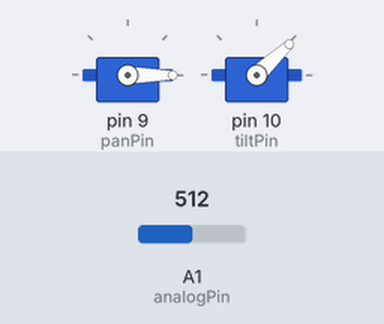
Recording of a sketch running on a simulated Arduino Uno, built with avr-gcc and run on an emulated ATmega328P. Parts: 2 × servo. Inputs (shaded band) come from the test bench; at power-on: A1 (analogPin) = 512. What the sketch prints to the serial monitor is not drawn.

Above: at 1.06 s.
1.3 s: A1 (analogPin) set to 11
At 2.43 s:
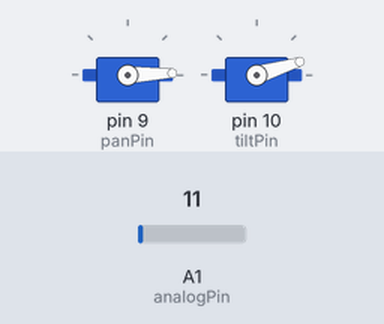
4.3 s: A1 (analogPin) set to 8
At 6.16 s:
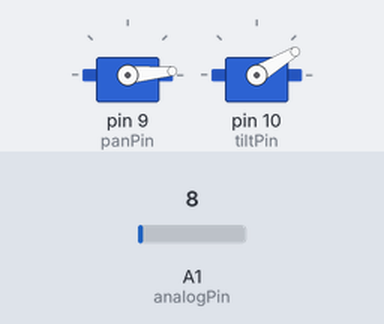
7.3 s: A1 (analogPin) set to 122
At 23.87 s:
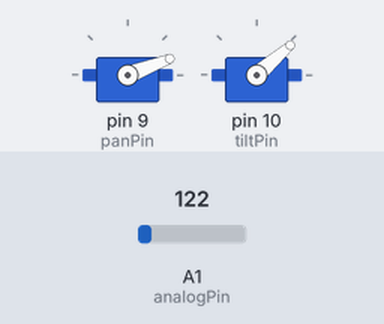
Timing chart, 0 to 24.4 s (numbered marks = the images above; inputs shaded):
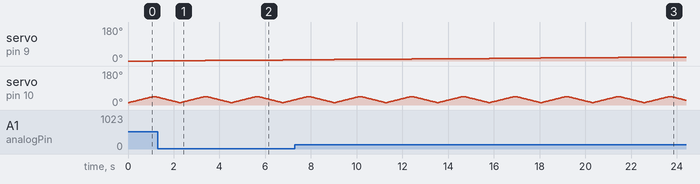

Measured:
- the behaviour switches between 10 and 9 on A1 (analogPin) (found by bisection; images 1 and 2)

The sketch:

pan_tilt_scan.ino
```cpp
#include <Servo.h>
int samples[] = {0,0,0};
int analogPin = A1;
int value = 0;
int pan_min = 0;
int pan_max = 40;
int tilt_min = 13;
int tilt_max = 45;
int pan;
int tilt;
int tbs = 30;

int panPin = 9;
int tiltPin = 10;
Servo pan_servo;
Servo tilt_servo;
float temp = 0;
void setup() {
  // put your setup code here, to run once:
  Serial.begin(9600);

  pinMode(analogPin, INPUT);
  pan_servo.attach(panPin);
  tilt_servo.attach(tiltPin);

}

void loop() {
  pan_servo.write(pan_min);
  tilt_servo.write(tilt_min);
  for (pan = pan_min; pan <= pan_max; pan +=1) {
    pan_servo.write(pan);
    delay(tbs);
    for (tilt = tilt_min; tilt <= tilt_max; tilt +=1) {
      tilt_servo.write(tilt);
      delay(tbs);
      scan(pan, tilt);
    }
    pan+= 1;
    pan_servo.write(pan);
    delay(tbs);
    for (tilt = tilt_max; tilt >= tilt_min; tilt -= 1) {
      tilt_servo.write(tilt);
      delay(tbs);
      scan(pan, tilt);
    }
  }
  delay(1000);
  Serial.println();
  Serial.println("DONE");
  delay(6000);
}


void scan(int p, int t) {
  temp = 0;
  // put your main code here, to run repeatedly:
  for(int i = 0; i <20; i++){
    temp += analogRead(analogPin);
    temp = temp/2;
    }
  Serial.print(p);
  Serial.print(",");
  Serial.print(t);
  Serial.print(",");
  Serial.print(temp);
  Serial.print("L");
}
```
